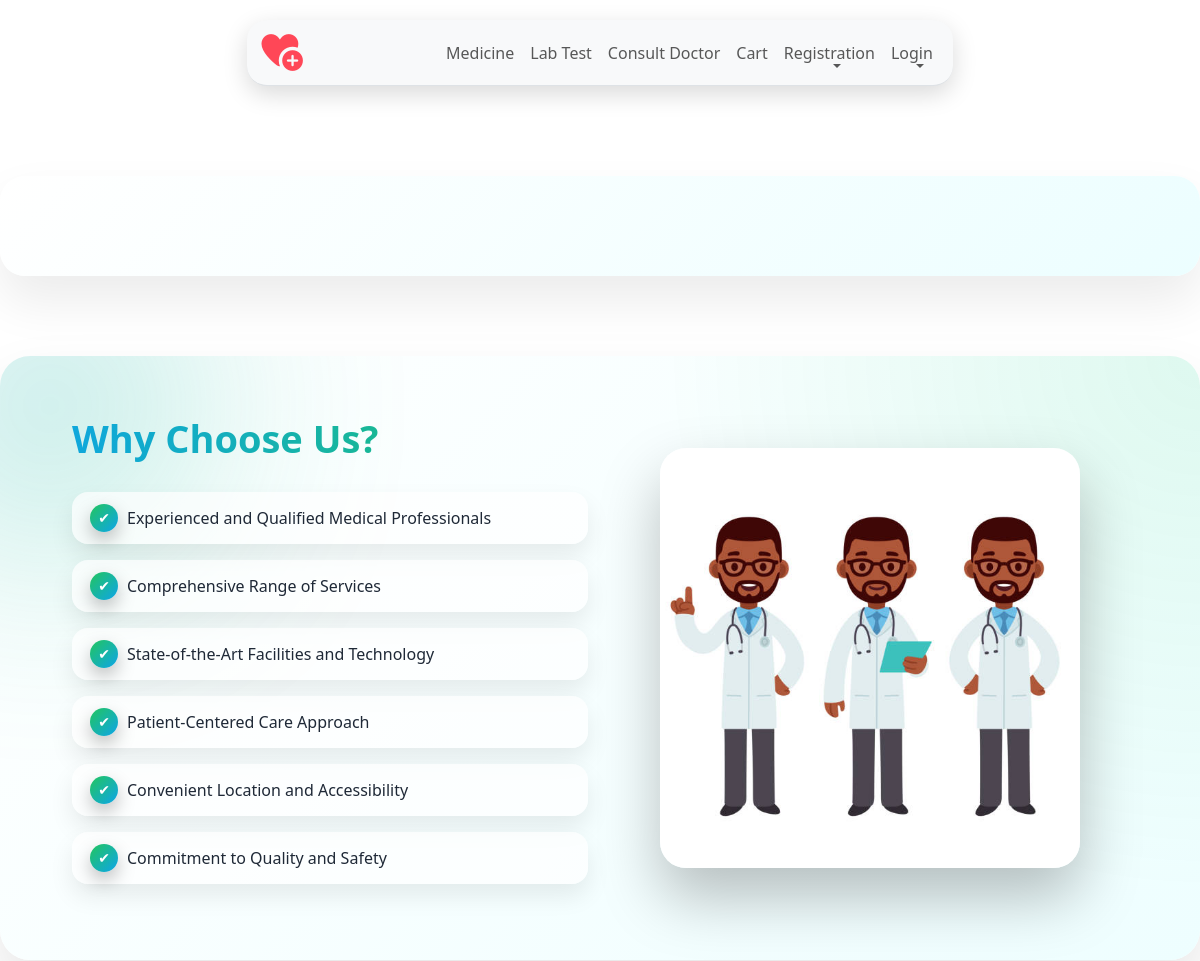
The app's page / (upper part), older data.
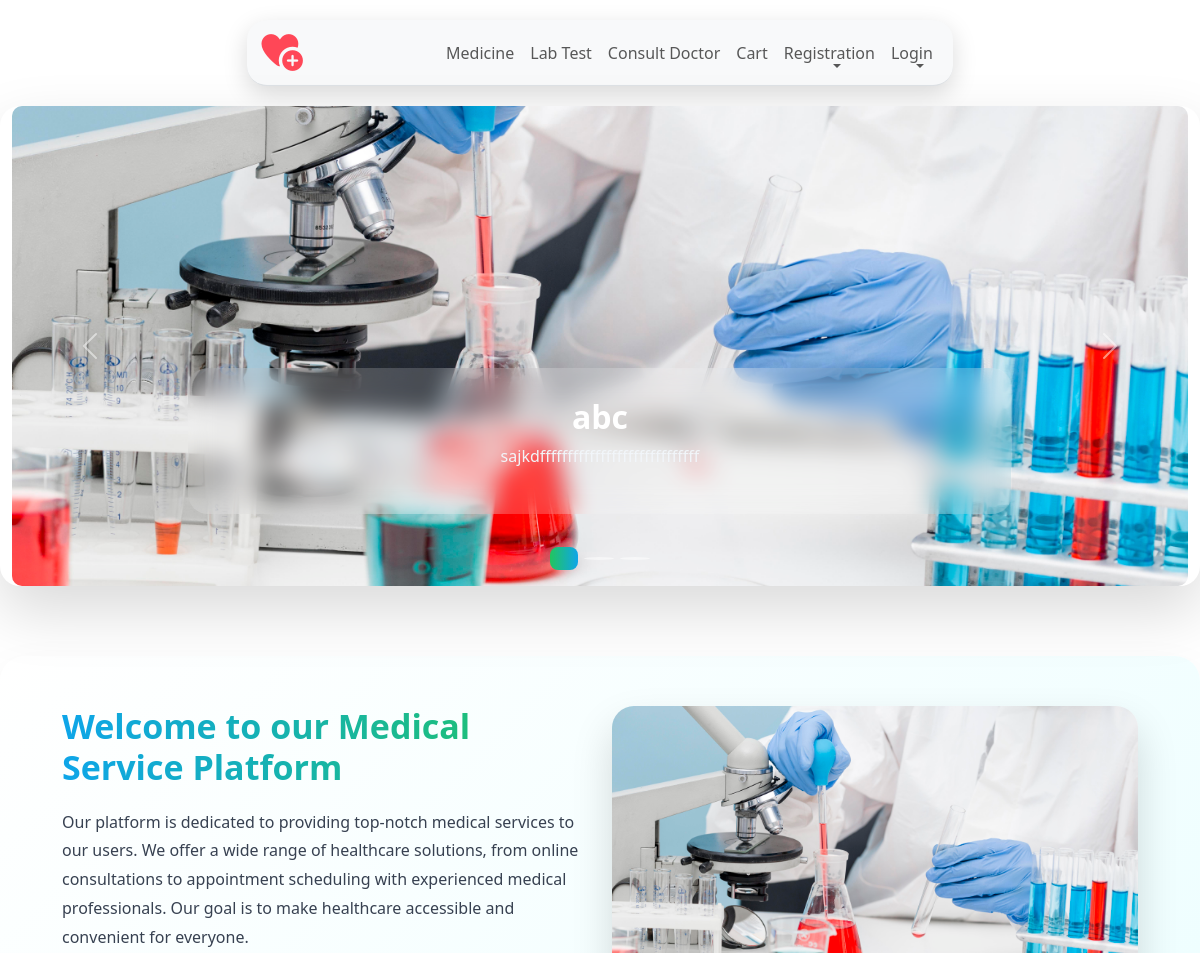
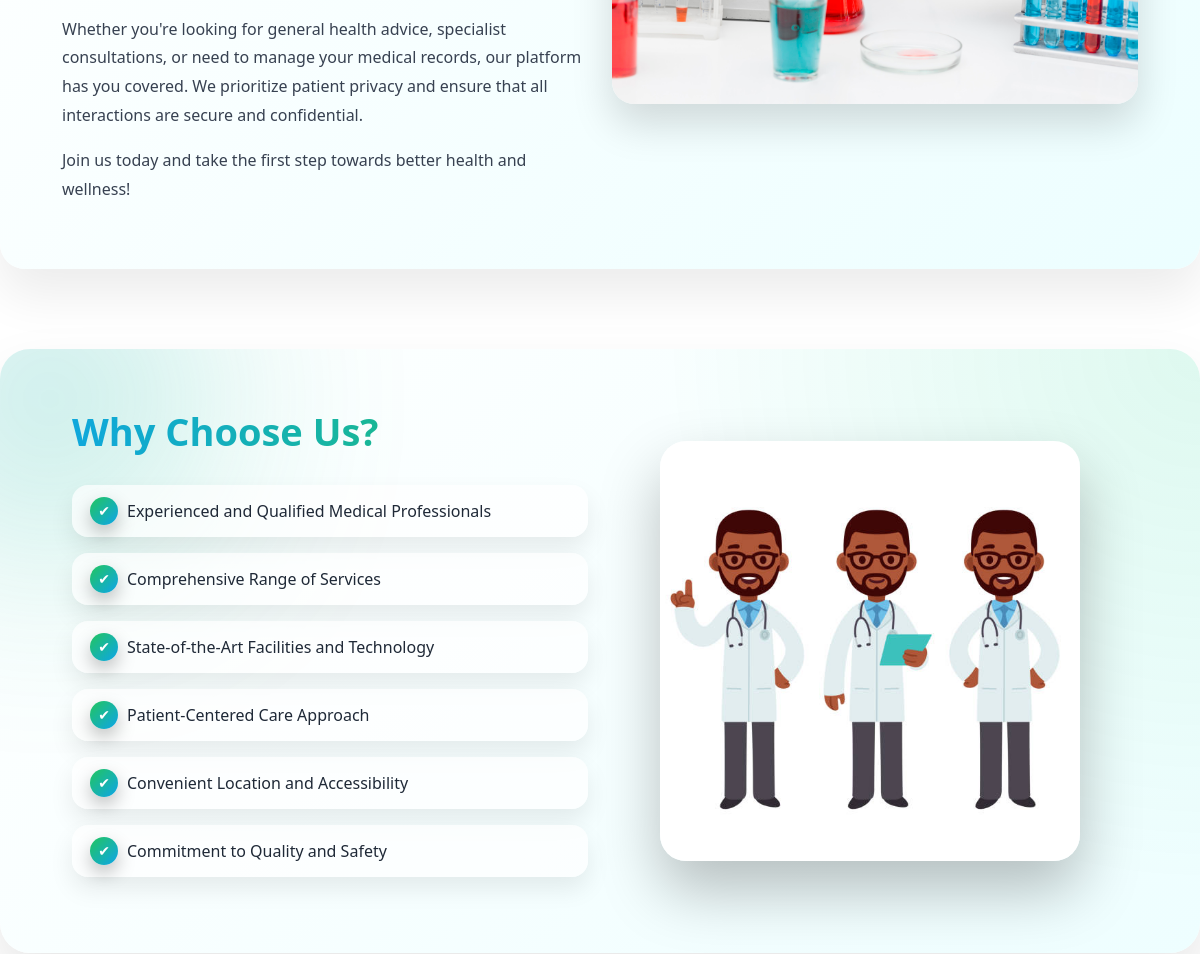
The same page, newer data (2 pictures, top to bottom).
### user/models.py (models this page shows, shortened)
class Crosusel(models.Model):
    title = models.CharField(max_length=100)
    title2 = models.CharField(max_length=100)
    title3 = models.CharField(max_length=100)
    description = models.TextField()
    description2 = models.TextField()
    description3 = models.TextField()
    img1 = models.ImageField(upload_to='crosusel/')
    img2 = models.ImageField(upload_to='crosusel/')
    img3 = models.ImageField(upload_to='crosusel/')

class About(models.Model):
    heading = models.CharField(max_length=100)
    description1 = models.TextField()
    description2 = models.TextField()
    description3 = models.TextField()
    image = models.ImageField(upload_to='about/')

### user/views.py (the view, shortened to what this page needs)
# urls.py: path("" , views.home , name="seller_home"),
def home(request):
    crosusel = Crosusel.objects.all()
    about = About.objects.all()
    return render(request , 'user/index.html', {"crosusel": crosusel, "about": about})

### templates/user/index.html (shortened to what this page needs)
{% extends "user/navbar.html" %}
{% load static %}
{% block body %}
<link rel="stylesheet" href="{% static 'style/UserIndex.css' %}" />
<div class="container">
    <div class="row">
        {% for item in crosusel %}
        <div id="carouselExampleCaptions" class="carousel slide" data-bs-ride="carousel">
            <div class="carousel-indicators">
                <button type="button" data-bs-target="#carouselExampleCaptions" data-bs-slide-to="0"
                    class="active" aria-current="true"></button>
                <button type="button" data-bs-target="#carouselExampleCaptions" data-bs-slide-to="1"></button>
                <button type="button" data-bs-target="#carouselExampleCaptions" data-bs-slide-to="2"></button>
            </div>
            <div class="carousel-inner">
                <div class="carousel-item active">
                    <img src="{{item.img1.url}}" class="d-block w-100" alt="{{item.title}}">
                    <div class="carousel-caption d-none d-md-block">
                        <h5>{{item.title}}</h5>
                        <p>{{item.description}}</p>
                    </div>
                </div>
            </div>
            <button class="carousel-control-prev" type="button" data-bs-target="#carouselExampleCaptions"
                data-bs-slide="prev">
                <span class="carousel-control-prev-icon"></span>
            </button>
            <button class="carousel-control-next" type="button" data-bs-target="#carouselExampleCaptions"
                data-bs-slide="next">
                <span class="carousel-control-next-icon"></span>
            </button>
        </div>
        {% endfor %}
    </div>
    <div class="row about-section">
        {% for data in about %}
        <div class="col-md-6">
            <h3>{{data.heading}}</h3>
            <p>{{data.description1}}</p>
            <p>{{data.description2}}</p>
            <p>{{data.description3}}</p>
        </div>
        <div class="col-md-6">
            <img src="{{data.image.url}}" alt="{{data.heading}}" class="img-fluid about-image">
        </div>
        {% endfor %}
    </div>
    <div class="row whyus-section align-items-center">
    <div class="col-md-6 whyus-content">
        <h3>Why Choose Us?</h3>
        <ul class="whyus-list">
            <li>Experienced and Qualified Medical Professionals</li>
            <li>Comprehensive Range of Services</li>
            <li>State-of-the-Art Facilities and Technology</li>
            <li>Patient-Centered Care Approach</li>
            <li>Convenient Location and Accessibility</li>
            <li>Commitment to Quality and Safety</li>
        </ul>
    </div>
    <div class="col-md-6 text-center">
        <img src="{% static 'images/why_us.jpg' %}" alt="Why Choose Us" class="whyus-image">
    </div>
</div>
</div>
{% endblock body %}

Row changes from the older to the newer data that the page shows:
added Crosusel: img1 (picture), title "abc", description "sajkdfffffffffffffffffffffffffffff"
added About: heading "Welcome to our Medical Service Platform", description1 "Our platform is dedicated to providing top-notch medical services to our users. We offer a wide range of healthcare solutions, from online consultations to appointment scheduling with experienced medical professionals. Our goal is to make healthcare accessible and convenient for everyone.", description2 "Whether you're looking for general health advice, specialist consultations, or need to manage your medical records, our platform has you covered. We prioritize patient privacy and ensure that all interactions are secure and confidential.", description3 "Join us today and take the first step towards better health and wellness!", image (picture)
